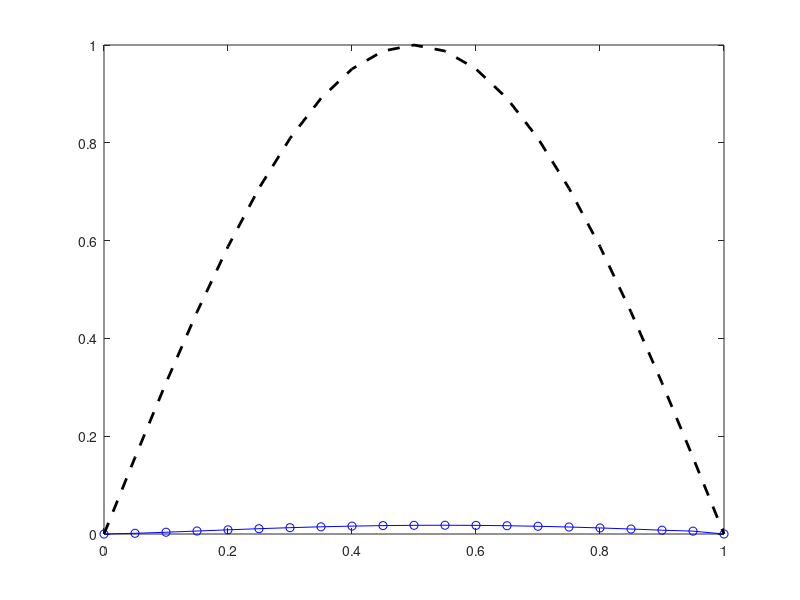

The MATLAB source for this figure: (Note: this script raises an error after producing the figure.)
%solving the 1D poisson equation with FEM.
%author: Zihan Chen
%modified time: March 23, 2016
%instruction: This program aims to solve the 1D poisson equation:
%                    -u''(x) = pi^2*sin(pi*x), x defines on [0,1]
%with Dirichlet BC as u(0) = u(1) = 0
%The analitical solution is: u(x) = sin(pi*x)
%This time I use quadratic element
%-----------------------------------------------------------------%

clear
clc

%%
%Space discretize
xl = 0;
xr = 1;
l = xr-xl;
N = 20;
h = l/N;
%number of elements. number of nodes will be N
u = zeros(N+1,1);
ue = zeros(3,1);
K = zeros(N+1,N+1);
Ke = zeros(4,4);
%find the discretize matrix in one element
alpha = 1;
beta = 0;
le = 3*h;
Ke(1,:) = [alpha*37/10/le+beta*8*le/105, -alpha*189/40/le+beta*33*le/560, alpha*27/20/le-beta*3*le/140, -alpha*13/40/le+beta*19*le/1680];
Ke(2,:) = [-alpha*189/40/le+beta*33*le/560, alpha*54/5/le+beta*27*le/70, -alpha*297/40/le-beta*le*27/560, alpha*27/20/le-beta*3*le/140];
Ke(3,:) = [alpha*27/20/le-beta*3*le/140, -alpha*297/40/le-beta*le*27/560, alpha*54/5/le+beta*27*le/70, -alpha*189/40/le+beta*33*le/560];
Ke(4,:) = [-alpha*13/40/le+beta*19*le/1680, alpha*27/20/le-beta*3*le/140, -alpha*189/40/le+beta*33*le/560, alpha*37/10/le+beta*8*le/105];
for i = 1:N-2
    K(i,i) = K(i,i) + Ke(1,1);
    K(i,i+1) = K(i,i+1) + Ke(1,2);
    K(i,i+2) = K(i,i+2) + Ke(1,3);
    K(i,i+3) = K(i,i+3) + Ke(1,4);
    
    K(i+1,i) = K(i+1,i) + Ke(2,1);
    K(i+1,i+1) = K(i+1,i+1) + Ke(2,2);
    K(i+1,i+2) = K(i+1,i+2) + Ke(2,3);
    K(i+1,i+2) = K(i+1,i+3) + Ke(2,4);
    
    K(i+2,i) = K(i+2,i) + Ke(3,1);
    K(i+2,i+1) = K(i+2,i+1) + Ke(3,2);
    K(i+2,i+2) = K(i+2,i+2) + Ke(3,3);
    K(i+2,i+3) = K(i+2,i+3) + Ke(3,4);
    
    K(i+3,i) = K(i+3,i) + Ke(4,1);
    K(i+3,i+1) = K(i+3,i+1) + Ke(4,2);
    K(i+3,i+2) = K(i+3,i+2) + Ke(4,3);
    K(i+3,i+3) = K(i+3,i+3) + Ke(4,4);
    
end

%apply the BC Dirichlet
Knew = K(2:N,2:N);
%find the source matrix    

%integrate be
he = h/N;
be = zeros(4,N-2);
xp = xl:h:xr;

f = @(x) pi^2*sin(pi*x);

% be2 = zeros(4,N-2);

for j = 1:N-2 %element
xe1 = xp(j);
xe2 = xp(j+1);
xe3 = xp(j+2);
xe4 = xp(j+3);

Ne1f = @(x) (x-xe2).*(x-xe3).*(x-xe4)/(xe1-xe2)/(xe1-xe3)/(xe1-xe4)*pi^2.*sin(pi*x);
Ne2f = @(x) (x-xe1).*(x-xe3).*(x-xe4)/(xe2-xe1)/(xe2-xe3)/(xe2-xe4)*pi^2.*sin(pi*x);
Ne3f = @(x) (x-xe1).*(x-xe2).*(x-xe4)/(xe3-xe1)/(xe3-xe2)/(xe3-xe4)*pi^2.*sin(pi*x);
Ne4f = @(x) (x-xe1).*(x-xe2).*(x-xe3)/(xe4-xe1)/(xe4-xe2)/(xe4-xe3)*pi^2.*sin(pi*x); 

be(1,j) = integral(Ne1f,xe1,xe4);
be(2,j) = integral(Ne2f,xe1,xe4);
be(3,j) = integral(Ne3f,xe1,xe4);
be(4,j) = integral(Ne4f,xe1,xe4);

% fc =1/3*(f(xe1)+f(xe2)+f(xe3));
% be2(:,j) = [le/6*f(xe1);2/3*le*f(xe2);le/6*f(xe3)];
end

%norm (be(1,:)-be2(1,:))

% for j = 1:N-1
%     be(:,j) = [le/6;2/3*le;le/6];
% end
b = zeros(N+1,1);
for j = 1:N-2
   for k = 1:4
       b(j+k-1) = b(j+k-1) + be(k,j);
   end
end
    
bnew = b(2:end-1);    
    
%%
%solving the matrix
u(2:end-1) = Knew\bnew;
U = sin(pi*xp);
plot(xp,u,'bo-')
hold on
plot(xp,U,'k--','linewidth',2)

%%
%finite difference 
B1 = ones(N-2,1);
B2 = ones(N-1,1);
B3 = B1;
A = diag(B1,-1)-2*diag(B2,0)+diag(B3,1);
A = -1/h^2*A;
bd = pi^2*sin(pi*xp(2:end-1));
bd = bd';
%bd = ones(N-1,1);
ud = zeros(N+1,1);
ud(2:end-1) = A\bd;
plot(xp,ud,'rO')
xlabel('x');
ylabel('u(x) or u_j');
title('1D FEM and FD for Poisson equation')
legend('U_F_E_M','U_t_r_u_e','U_F_D')
%error1 = norm(u-ud,1);
%error2 = norm(ud-U',1);

